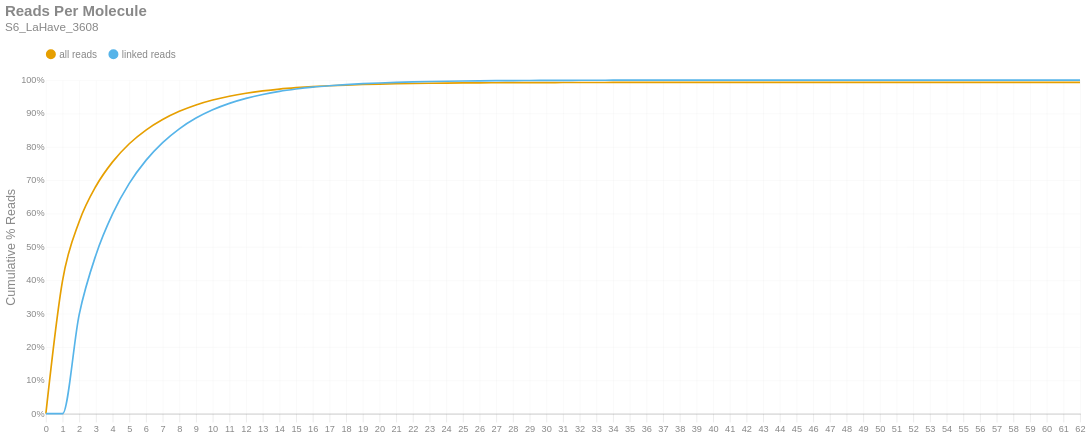

The cell this chart's notebook holds for it:
### Markdown cell above
### Reads per Molecule
This chart shows the cumulative distribution of the number of reads per linked molecule. That is, how many alignments are associated with a unique molecule. This excludes the number of reads associated with invalid or absent linked-read barcodes. The `linked` histogram is the percentages recalculated when disregarding singletons.

### Code cell
if SKIPLR:
    print_html(f"Skipped")
else:
    counts = np.bincount(valids['reads'].cast(pl.Int64).to_numpy())
    weighted = counts * np.arange(len(counts))
    all_perc = weighted / n_reads
    linked_perc = weighted / n_linked_reads
    linked_perc[1] = 0
    binned_df = pl.DataFrame({
        'readsper': list(range(len(counts))),
        'all reads (cumsum)': np.cumsum(all_perc).tolist(),
        'linked reads (cumsum)': np.cumsum(linked_perc).tolist(),
    })

    with SafeRender(binned_df):
        (
            density_plot(binned_df, 'Reads Per Molecule', samplename, 'readspmol')
            .encode(
                x=alt.X('readsper:O', title=None).axis(labelAngle=0).scale(padding=0),
                y=alt.Y('value:Q', title='Cumulative % Reads').axis(format='%').stack(False),
                color=alt.Color("key:N").scale(domain=["all reads", "linked reads"]),
                tooltip=[
                    alt.Tooltip("key:N", title="Data Type"),
                    alt.Tooltip("readsper:O", title="Reads Per Molecule"),
                    alt.Tooltip("value:Q", format=".2%", title="% Reads (Cum.)")
                ]            
            )
        ).display()

### Figure 1 — Vega-Lite specification as saved in the notebook (floating-point values rounded to 4 significant figures)
{"width": "container", "height": 400, "config": {"title": {"anchor": "start", "dy": -15, "fontSize": 18, "color": "#888888", "subtitleColor": "#888888", "subtitleFontSize": 14}, "arc": {"fill": "#0072B2"}, "axis": {"domainColor": "#888888", "domainWidth": 0.5, "gridWidth": 0.2, "grid": false, "titleFontWeight": 400, "titleFontSize": 15, "labelFontSize": 11, "labelColor": "#888888", "tickColor": "#888888", "tickWidth": 0.2, "titleColor": "#888888"}, "axisBand": {"grid": false}, "axisX": {"grid": true, "tickSize": 10, "domainCap": "round"}, "axisY": {"domain": false, "grid": true, "tickSize": 0, "domainCap": "round"}, "background": "transparent", "header": {"labelFontSize": 15, "labelColor": "#888888", "titleFontSize": 15, "titleFontWeight": 600, "titleColor": "#888888"}, "legend": {"labelFont": "sans-serif", "labelFontSize": 12, "labelColor": "#888888", "symbolSize": 100, "symbolType": "circle", "titleFontSize": 12, "titlePadding": 10, "titleColor": "#888888", "title": null, "orient": "top"}, "range": {"category": ["#E69F00", "#56B4E9", "#009E73", "#F0E442", "#0072B2", "#D55E00", "#CC79A7", "#000000"], "diverging": ["#cfe8f3", "#a2d4ec", "#73bfe2", "#46abdb", "#1696d2", "#12719e"]}, "area": {"fill": "#0072B2", "fillOpacity": 0.7, "line": true, "strokeOpacity": 0.7}, "line": {"color": "#0072B2", "stroke": "#0072B2", "strokeWidth": 2}, "trail": {"color": "#0072B2", "stroke": "#0072B2", "strokeWidth": 0, "size": 1}, "point": {"filled": true, "fillOpacity": 1.0, "size": 95}, "text": {"color": "#888888", "fontSize": 11, "align": "right", "fontWeight": 400, "size": 11}, "bar": {"fill": "#0072B2", "stroke": null}, "view": {"stroke": null, "continuousWidth": 660, "continuousHeight": 400}}, "data": {"name": "data-523b58ffda3dd27224674281269b28d1"}, "mark": {"type": "line", "interpolate": "monotone", "point": {"opacity": 0, "size": 275}}, "encoding": {"color": {"field": "key", "scale": {"domain": ["all reads", "linked reads"]}, "type": "nominal"}, "tooltip": [{"field": "key", "title": "Data Type", "type": "nominal"}, {"field": "readsper", "title": "Reads Per Molecule", "type": "ordinal"}, {"field": "value", "format": ".2%", "title": "% Reads (Cum.)", "type": "quantitative"}], "x": {"axis": {"labelAngle": 0}, "field": "readsper", "scale": {"padding": 0}, "title": null, "type": "ordinal"}, "y": {"axis": {"format": "%"}, "field": "value", "stack": false, "title": "Cumulative % Reads", "type": "quantitative"}}, "params": [{"name": "param_c36ac31b6afebe62", "select": {"type": "point", "fields": ["key"]}, "bind": "legend"}], "title": {"text": "Reads Per Molecule", "subtitle": "S6_LaHave_3608"}, "transform": [{"fold": ["all reads (cumsum)", "linked reads (cumsum)"]}, {"calculate": "replace(datum.key, ' (cumsum)', '')", "as": "key"}, {"filter": {"param": "param_c36ac31b6afebe62"}}], "usermeta": {"embedOptions": {"downloadFileName": "S6_LaHave_3608.readspmol"}}, "$schema": "https://vega.github.io/schema/vega-lite/v6.1.0.json", "datasets": {"data-523b58ffda3dd27224674281269b28d1": [{"readsper": 0, "all reads (cumsum)": 0.0, "linked reads (cumsum)": 0.0}, {"readsper": 1, "all reads (cumsum)": 0.3991, "linked reads (cumsum)": 0.0}, {"readsper": 2, "all reads (cumsum)": 0.576, "linked reads (cumsum)": 0.2978}, {"readsper": 3, "all reads (cumsum)": 0.6817, "linked reads (cumsum)": 0.4759}, {"readsper": 4, "all reads (cumsum)": 0.7548, "linked reads (cumsum)": 0.5989}, {"readsper": 5, "all reads (cumsum)": 0.8091, "linked reads (cumsum)": 0.6902}, {"readsper": 6, "all reads (cumsum)": 0.8501, "linked reads (cumsum)": 0.7593}, {"readsper": 7, "all reads (cumsum)": 0.8817, "linked reads (cumsum)": 0.8125}, {"readsper": 8, "all reads (cumsum)": 0.9063, "linked reads (cumsum)": 0.8539}, {"readsper": 9, "all reads (cumsum)": 0.9254, "linked reads (cumsum)": 0.8861}, {"readsper": 10, "all reads (cumsum)": 0.9402, "linked reads (cumsum)": 0.911}, {"readsper": 11, "all reads (cumsum)": 0.9516, "linked reads (cumsum)": 0.9302}, {"readsper": 12, "all reads (cumsum)": 0.9605, "linked reads (cumsum)": 0.9452}, {"readsper": 13, "all reads (cumsum)": 0.9675, "linked reads (cumsum)": 0.9569}, {"readsper": 14, "all reads (cumsum)": 0.973, "linked reads (cumsum)": 0.9662}, {"readsper": 15, "all reads (cumsum)": 0.9772, "linked reads (cumsum)": 0.9732}, {"readsper": 16, "all reads (cumsum)": 0.9805, "linked reads (cumsum)": 0.9789}, {"readsper": 17, "all reads (cumsum)": 0.983, "linked reads (cumsum)": 0.9831}, {"readsper": 18, "all reads (cumsum)": 0.9851, "linked reads (cumsum)": 0.9865}, {"readsper": 19, "all reads (cumsum)": 0.9866, "linked reads (cumsum)": 0.9891}, {"readsper": 20, "all reads (cumsum)": 0.9879, "linked reads (cumsum)": 0.9913}, {"readsper": 21, "all reads (cumsum)": 0.989, "linked reads (cumsum)": 0.9931}, {"readsper": 22, "all reads (cumsum)": 0.9898, "linked reads (cumsum)": 0.9945}, {"readsper": 23, "all reads (cumsum)": 0.9905, "linked reads (cumsum)": 0.9957}, {"readsper": 24, "all reads (cumsum)": 0.991, "linked reads (cumsum)": 0.9966}, {"readsper": 25, "all reads (cumsum)": 0.9914, "linked reads (cumsum)": 0.9972}, {"readsper": 26, "all reads (cumsum)": 0.9918, "linked reads (cumsum)": 0.9978}, {"readsper": 27, "all reads (cumsum)": 0.992, "linked reads (cumsum)": 0.9982}, {"readsper": 28, "all reads (cumsum)": 0.9922, "linked reads (cumsum)": 0.9985}, {"readsper": 29, "all reads (cumsum)": 0.9924, "linked reads (cumsum)": 0.9988}, {"readsper": 30, "all reads (cumsum)": 0.9925, "linked reads (cumsum)": 0.999}, {"readsper": 31, "all reads (cumsum)": 0.9926, "linked reads (cumsum)": 0.9992}, {"readsper": 32, "all reads (cumsum)": 0.9927, "linked reads (cumsum)": 0.9993}, {"readsper": 33, "all reads (cumsum)": 0.9928, "linked reads (cumsum)": 0.9995}, {"readsper": 34, "all reads (cumsum)": 0.9928, "linked reads (cumsum)": 0.9996}, {"readsper": 35, "all reads (cumsum)": 0.9929, "linked reads (cumsum)": 0.9997}, {"readsper": 36, "all reads (cumsum)": 0.9929, "linked reads (cumsum)": 0.9997}, {"readsper": 37, "all reads (cumsum)": 0.9929, "linked reads (cumsum)": 0.9997}, {"readsper": 38, "all reads (cumsum)": 0.9929, "linked reads (cumsum)": 0.9998}, {"readsper": 39, "all reads (cumsum)": 0.9929, "linked reads (cumsum)": 0.9998}, {"readsper": 40, "all reads (cumsum)": 0.993, "linked reads (cumsum)": 0.9998}, {"readsper": 41, "all reads (cumsum)": 0.993, "linked reads (cumsum)": 0.9999}, {"readsper": 42, "all reads (cumsum)": 0.993, "linked reads (cumsum)": 0.9999}, {"readsper": 43, "all reads (cumsum)": 0.993, "linked reads (cumsum)": 0.9999}, {"readsper": 44, "all reads (cumsum)": 0.993, "linked reads (cumsum)": 0.9999}, {"readsper": 45, "all reads (cumsum)": 0.993, "linked reads (cumsum)": 0.9999}, {"readsper": 46, "all reads (cumsum)": 0.993, "linked reads (cumsum)": 0.9999}, {"readsper": 47, "all reads (cumsum)": 0.993, "linked reads (cumsum)": 1.0}, {"readsper": 48, "all reads (cumsum)": 0.993, "linked reads (cumsum)": 1.0}, {"readsper": 49, "all reads (cumsum)": 0.9931, "linked reads (cumsum)": 1.0}, {"readsper": 50, "all reads (cumsum)": 0.9931, "linked reads (cumsum)": 1.0}, {"readsper": 51, "all reads (cumsum)": 0.9931, "linked reads (cumsum)": 1.0}, {"readsper": 52, "all reads (cumsum)": 0.9931, "linked reads (cumsum)": 1.0}, {"readsper": 53, "all reads (cumsum)": 0.9931, "linked reads (cumsum)": 1.0}, {"readsper": 54, "all reads (cumsum)": 0.9931, "linked reads (cumsum)": 1.0}, {"readsper": 55, "all reads (cumsum)": 0.9931, "linked reads (cumsum)": 1.0}, {"readsper": 56, "all reads (cumsum)": 0.9931, "linked reads (cumsum)": 1.0}, {"readsper": 57, "all reads (cumsum)": 0.9931, "linked reads (cumsum)": 1.0}, {"readsper": 58, "all reads (cumsum)": 0.9931, "linked reads (cumsum)": 1.0}, {"readsper": 59, "all reads (cumsum)": 0.9931, "linked reads (cumsum)": 1.0}, {"readsper": 60, "all reads (cumsum)": 0.9931, "linked reads (cumsum)": 1.0}, {"readsper": 61, "all reads (cumsum)": 0.9931, "linked reads (cumsum)": 1.0}, {"readsper": 62, "all reads (cumsum)": 0.9931, "linked reads (cumsum)": 1.0}]}}
